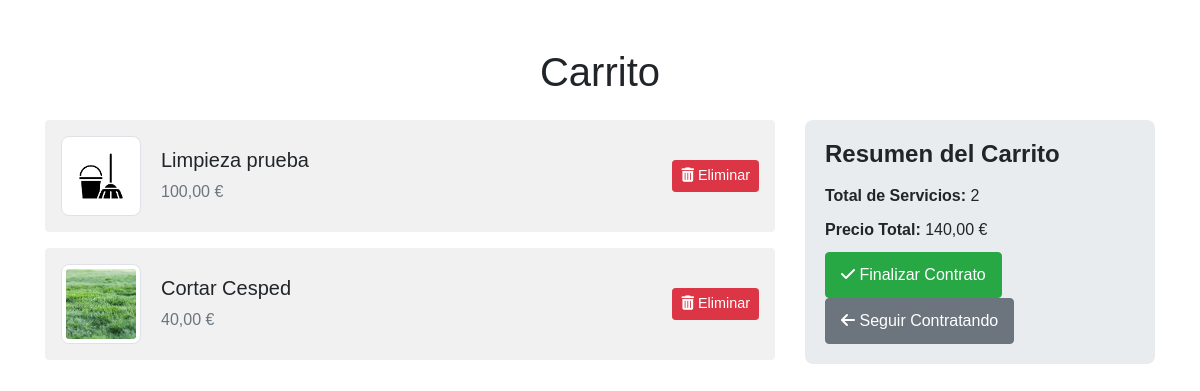
The page /CleanGestor/views/ver_carrito.php?idContrato=1 (signed in) on the database its author committed.
### tables this page shows
CREATE TABLE `servicio` (
  `idServicio` int(11) NOT NULL,
  `precio` int(11) NOT NULL,
  `nombreServicio` varchar(255) NOT NULL,
  `descripcion` text NOT NULL,
  `sueldo` int(11) NOT NULL,
  `horas` int(11) NOT NULL,
  `fotoServicio` varchar(255) DEFAULT NULL,
  `idEmpresa` int(11) NOT NULL
);

### CleanGestor/DAO/ContratoServicioDAO.php (called while the page is built, shortened)
<?php
class ContratoServicioDAO {
    private $conexion;
    public function __construct($conexion) {
        $this->conexion = $conexion;
    }
    public function obtenerServiciosPorContrato($idContrato) {
    $sql = "SELECT s.idServicio, s.nombreServicio, s.precio, s.fotoServicio
            FROM servicio s
            INNER JOIN contratoservicio cs ON s.idServicio = cs.idServicio
            WHERE cs.idContrato = ?";
    $stmt = $this->conexion->prepare($sql);
    $stmt->bind_param("i", $idContrato);
    $stmt->execute();
    return $stmt->get_result();
    }
}
?>

### CleanGestor/views/ver_carrito.php (the view, shortened to what this page needs)
<?php
require_once("../DAO/ContratoServicioDAO.php");
$conexion = new mysqli("localhost", "root", "", "gestor");
$idContrato = $_GET['idContrato'];
$contratoServicioDAO = new ContratoServicioDAO($conexion);
$servicios = $contratoServicioDAO->obtenerServiciosPorContrato($idContrato);
$totalPrecio = 0;
$totalServicios = 0;
?>
<!DOCTYPE html>
<html lang="es">
<head>
    <link rel="stylesheet" href="../assets/css/bootstrap.css">
    <link rel="stylesheet" href="../assets/css/style.css">
    <link rel="stylesheet" href="https://cdnjs.cloudflare.com/ajax/libs/font-awesome/6.5.0/css/all.min.css">
</head>
<body>
    <div class="container mt-5">
        <h1 class="text-center mb-4">Carrito</h1>
        <div class="row">
            <div class="col-md-8">
                <?php if ($servicios->num_rows > 0): ?>
                    <?php while ($row = $servicios->fetch_assoc()): ?>
                        <?php
                        $totalPrecio += $row['precio'];
                        $totalServicios++;
                        ?>
                        <div class="cart-item d-flex align-items-center p-3 mb-3 rounded">
                            <div class="me-4">
                                <?php
                                $fotoServicio = !empty($row['fotoServicio'])
                                    ? htmlspecialchars($row['fotoServicio'])
                                    : '../assets/images/default_service.png';
                                ?>
                                <img src="<?= $fotoServicio ?>"
                                     alt="<?= htmlspecialchars($row['nombreServicio']) ?>"
                                     class="img-thumbnail cart-image">
                            </div>
                            <div class="flex-grow-1">
                                <h5 class="mb-2"><?= htmlspecialchars($row['nombreServicio']) ?></h5>
                                <p class="mb-0 text-muted"><?= number_format($row['precio'], 2, ',', '.') ?> €</p>
                            </div>
                            <div>
                                <a href="eliminar_servicio_carrito.php?idContrato=<?= $idContrato ?>&idServicio=<?= $row['idServicio'] ?>"
                                   class="btn btn-danger btn-sm">
                                    <i class="fas fa-trash-alt"></i> Eliminar
                                </a>
                            </div>
                        </div>
                    <?php endwhile; ?>
                <?php else: ?>
                    <p class="text-center text-muted">Todavía no has añadido ningún servicio.</p>
                <?php endif; ?>
            </div>
            <div class="col-md-4">
                <div class="cart-summary">
                    <h4>Resumen del Carrito</h4>
                    <p><strong>Total de Servicios:</strong> <?= $totalServicios ?></p>
                    <p><strong>Precio Total:</strong> <?= number_format($totalPrecio, 2, ',', '.') ?> €</p>
                    <div class="d-grid gap-2">
                        <?php if ($totalServicios > 0): ?>
                            <a href="pago2.php?idContrato=<?= $idContrato ?>" class="btn btn-success">
                                <i class="fas fa-check"></i> Finalizar Contrato
                            </a>
                        <?php else: ?>
                            <button class="btn btn-success" disabled>
                                <i class="fas fa-check"></i> Añade algún servicio al carrito
                            </button>
                        <?php endif; ?>
                        <a href="servicios.php" class="btn btn-secondary">
                            <i class="fas fa-arrow-left"></i> Seguir Contratando
                        </a>
                    </div>
                </div>
            </div>
                <?php
                print_r($row);
                ?>
        </div>
    </div>
</body>
</html>

### CleanGestor/assets/css/style.css (style rules this page uses)
body { height: auto; min-height: 100%; background: #fff; font-family: 'Montserrat', Arial, sans-serif; overflow-x: hidden; }
a, a:hover, a:focus { text-decoration: none; }
.btn, .btn:focus { outline: none !important; -webkit-box-shadow: none; box-shadow: none; }
.cart-item { background-color: #f1f1f1; border-radius: 8px; padding: 15px; margin-bottom: 15px; display: flex; align-items: center; }
.cart-image { width: 80px; height: 80px; object-fit: cover; border-radius: 8px; }
.cart-item .me-4 { margin-right: 20px; }
.cart-item h5 { margin-bottom: 10px; }
.cart-summary { background-color: #e9ecef; padding: 20px; border-radius: 8px; }
.cart-summary h4 { font-weight: bold; margin-bottom: 15px; }
.cart-summary p { margin-bottom: 10px; }
.btn-danger { font-size: 0.9rem; }
.btn-success, .btn-secondary { font-size: 1rem; padding: 10px 15px; }

### rows shown on the page
servicio: shows a picture, nombreServicio "Limpieza prueba", precio "100,00"
servicio: fotoServicio (picture), nombreServicio "Cortar Cesped", precio "40,00"

### other values the page prints
$totalServicios "2"
$totalPrecio "140,00"
